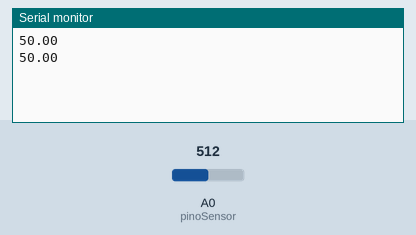
The sketch below on a simulated Arduino Uno, built with avr-gcc and run on an emulated ATmega328P. Parts: the last lines printed to the serial monitor. Inputs (shaded band) come from the test bench; at power-on: A0 (pinoSensor) = 512.

Above: at 2.8 s.
2.9 s: A0 (pinoSensor) set to 716
At 4.8 s:
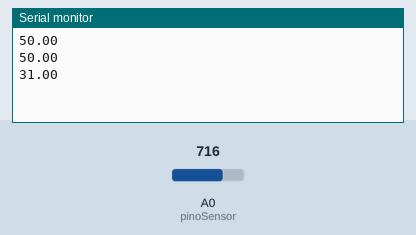
5.6 s: A0 (pinoSensor) set to 900
At 6.4 s:
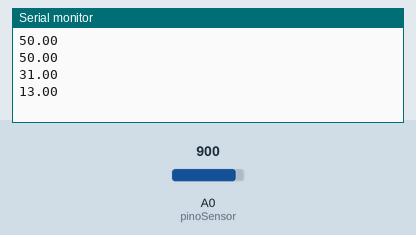
Timing chart, 0 to 8.6 s (numbered marks = the images above; inputs shaded):
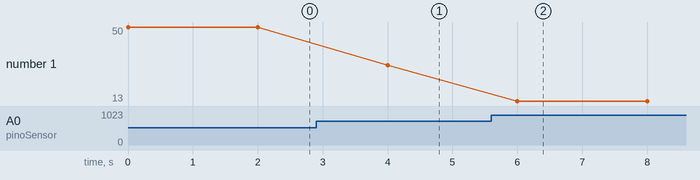

The sketch:

codigoSensor.ino
```cpp
const int pinoSensor = A0; // Cria uma constante inteira que recebe o valor da entrada analógica do arduino "A0".
const float umidadeMaxima = 80;
const float umidadeMinima = 50;

void setup() { // O void roda o código apenas uma vez.
  Serial.begin(9600); // Inicia a comunicação serial no valor de 9.600 bauds.
  pinMode(pinoSensor, INPUT); // Atribui que o pinoSensor será a entrada de informações.
}

void loop() { // Roda o código em repetição, ou seja, em loop.
  int leituraSensor = analogRead(pinoSensor); // Cria a variável inteira "LeituraSensor" que recebe a leitura analogica do "pinoSensor".

  float umidade = map(leituraSensor, 0.0, 1023.0, 100.0, 0.0); //Criação da variável "umidade" e a atribui o valor de "leituraSensor" de forma mapeada, invertendo os valores.

  //Label de umidade atual.
  Serial.print(umidade);
  Serial.println(" ");

  delay (2000); //A frequência em que se atualiza o loop.
}
```

Measured:
- after the input at 2.9 s, the serial monitor: prints a new line after 1.1 s (image 1)
- after the input at 5.6 s, the serial monitor: prints a new line after 0.40 s (image 2)
- plotted number 1: 50 → 31 after the input at 2.9 s, 31 → 13 after the input at 5.6 s
